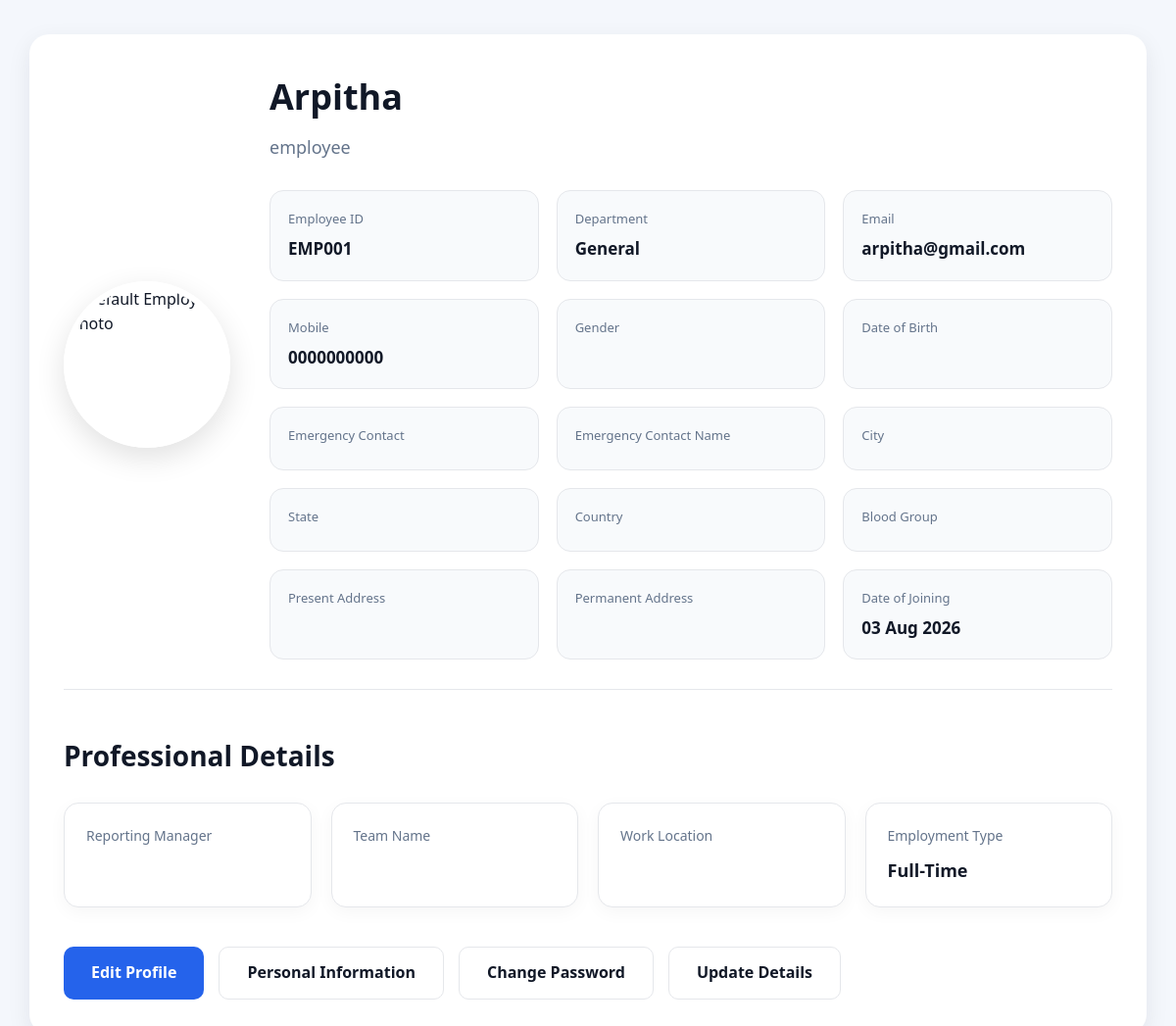
Screenshot of /employee/profile/ (signed in) with the database file from the repository.
### employees/models.py (models this page shows, shortened)
class Employee(models.Model):
    ROLE_CHOICES = [
        ("Admin", "Admin"),
        ("Manager", "Manager"),
        ("HR", "HR"),
        ("Team Lead", "Team Lead"),
        ("Employee", "Employee"),
    ]
    GENDER_CHOICES = [
        ("Male", "Male"),
        ("Female", "Female"),
        ("Other", "Other"),
        ("Prefer not to say", "Prefer not to say"),
    ]
    EMPLOYMENT_TYPE_CHOICES = [
        ("Full-Time", "Full-Time"),
        ("Part-Time", "Part-Time"),
        ("Contract", "Contract"),
        ("Intern", "Intern"),
    ]
    user = models.OneToOneField(
        User,
        on_delete=models.CASCADE
    )
    employee_id = models.CharField(
        max_length=20,
        unique=True
    )
    department = models.CharField(
        max_length=100
    )
    designation = models.CharField(
        max_length=100
    )
    role = models.CharField(
        max_length=20,
        choices=ROLE_CHOICES,
        default="Employee"
    )
    phone = models.CharField(
        max_length=15
    )
    joining_date = models.DateField()
    profile_image = models.ImageField(
        upload_to="employees/",
        blank=True,
        null=True
    )
    dob = models.DateField(
        blank=True,
        null=True
    )
    gender = models.CharField(
        max_length=30,
        choices=GENDER_CHOICES,
        blank=True
    )
    blood_group = models.CharField(
        max_length=5,
        blank=True
    )
    present_address = models.TextField(
        blank=True
    )
    permanent_address = models.TextField(
        blank=True
    )
    city = models.CharField(
        max_length=100,
        blank=True
    )
    state = models.CharField(
        max_length=100,
        blank=True
    )
    country = models.CharField(
        max_length=100,
        blank=True
    )
    emergency_contact_name = models.CharField(
        max_length=100,
        blank=True
    )
    emergency_contact = models.CharField(
        max_length=15,
        blank=True
    )
    reporting_manager = models.CharField(
        max_length=100,
        blank=True
    )
    team_name = models.CharField(
        max_length=100,
        blank=True
    )
    work_location = models.CharField(
        max_length=100,
        blank=True
    )
    employment_type = models.CharField(
        max_length=30,
        choices=EMPLOYMENT_TYPE_CHOICES,
        default="Full-Time"
    )
    created_at = models.DateTimeField(
        auto_now_add=True
    )
    updated_at = models.DateTimeField(
        auto_now=True
    )

### employees/views.py (the view)
# urls.py: path("profile/", views.employees_profile, name="employees_profile"),
@login_required(login_url="login")
def employees_profile(request):
    employee = Employee.objects.get(user=request.user)
    return render(
        request,
        "employees/profile.html",
        {
            "employee": employee
        }
    )

### employees/templates/employees/profile.html (shortened to what this page needs)
{% load static %}
<!DOCTYPE html>
<html lang="en">
<head>
  <link rel="stylesheet" href="{% static 'employees/css/style.css' %}">
</head>
<body>
<div class="profile-page">
<header class="profile-header">
  <div class="profile-image-wrap">
    {% if employee.profile_image %}
        <img src="{{ employee.profile_image.url }}"
             class="profile-image"
             alt="Employee Photo">
    {% else %}
        <img src="{% static 'employees/images/default.png' %}"
             class="profile-image"
             alt="Default Employee Photo">
    {% endif %}
  </div>
  <div class="profile-info-panel">
    <h1 class="profile-name">
      {{ employee.user.first_name }} {{ employee.user.last_name }}
    </h1>
    <p class="profile-role">
      {{ employee.designation }}
    </p>
    <div class="profile-details-grid">
      <div>
        <span>Employee ID</span>
        <strong>{{ employee.employee_id }}</strong>
      </div>
      <div>
        <span>Department</span>
        <strong>{{ employee.department }}</strong>
      </div>
      <div>
        <span>Email</span>
        <strong>{{ employee.user.email }}</strong>
      </div>
      <div>
        <span>Mobile</span>
        <strong>{{ employee.phone }}</strong>
      </div>
      <div>
        <span>Gender</span>
      </div>
      <div>
        <span>Date of Birth</span>
      </div>
      <div>
        <span>Emergency Contact</span>
      </div>
      <div>
        <span>Emergency Contact Name</span>
      </div>
      <div>
        <span>City</span>
      </div>
      <div>
        <span>State</span>
      </div>
      <div>
        <span>Country</span>
      </div>
      <div>
        <span>Blood Group</span>
      </div>
      <div>
        <span>Present Address</span>
      </div>
      <div>
        <span>Permanent Address</span>
      </div>
      <div>
        <span>Date of Joining</span>
        <strong>{{ employee.joining_date|date:"d M Y" }}</strong>
      </div>
    </div>
  </div>
</header>
<section class="professional-details">
<h2>Professional Details</h2>
<div class="details-grid">
  <div class="detail-card">
    <p>Reporting Manager</p>
  </div>
  <div class="detail-card">
    <p>Team Name</p>
  </div>
  <div class="detail-card">
    <p>Work Location</p>
  </div>
  <div class="detail-card">
    <p>Employment Type</p>
    <strong>{{ employee.employment_type }}</strong>
  </div>
</div>
</section>
<section class="action-buttons">
<a class="btn btn-primary" href="{% url 'edit_profile' %}">
  Edit Profile
</a>
<a class="btn btn-secondary" href="{% url 'personal_info' %}">
  Personal Information
</a>
<a class="btn btn-secondary" href="{% url 'change_password' %}">
  Change Password
</a>
<a class="btn btn-secondary" href="{% url 'update_details' %}">
  Update Details
</a>
</section>
</div>
</body>
</html>

### employees/static/employees/css/style.css (style rules this page uses)
:root { --primary:#2563eb; --primary-dark:#1d4ed8; --secondary:#64748b; --bg:#f4f7fc; --card:#ffffff; --border:#e5e7eb; --text:#111827; --muted:#6b7280; --success:#16a34a; --danger:#dc2626; --radius:18px; --shadow: 0 8px 24px rgba(15,23,42,.08); --transition:.3s ease; }
* { margin:0; padding:0; box-sizing:border-box; }
body { background:var(--bg); font-family:Segoe UI,Roboto,sans-serif; color:var(--text); line-height:1.6; }
.profile-page { width:95%; max-width:1250px; margin:35px auto; background:var(--card); border-radius:20px; box-shadow:var(--shadow); padding:35px; }
.profile-header { display:flex; align-items:center; gap:40px; flex-wrap:wrap; padding-bottom:30px; border-bottom:1px solid var(--border); }
.profile-image-wrap { width:170px; height:170px; border-radius:50%; overflow:hidden; border:6px solid #fff; box-shadow:0 10px 30px rgba(0,0,0,.12); flex-shrink:0; }
.profile-image { width:100%; height:100%; object-fit:cover; }
.profile-info-panel { flex:1; }
.profile-name { font-size:36px; font-weight:700; margin-bottom:8px; }
.profile-role { color:var(--secondary); font-size:18px; margin-bottom:30px; }
.profile-details-grid { display:grid; grid-template-columns:repeat(auto-fit,minmax(260px,1fr)); gap:18px; }
.profile-details-grid div { background:#f8fafc; border:1px solid var(--border); border-radius:14px; padding:18px; transition:.3s; }
.profile-details-grid span { display:block; color:var(--secondary); font-size:13px; margin-bottom:6px; }
.profile-details-grid strong { font-size:17px; color:var(--text); }
.professional-details { margin-top:45px; }
.professional-details h2 { font-size:28px; margin-bottom:25px; }
.details-grid { display:grid; grid-template-columns:repeat(auto-fit,minmax(240px,1fr)); gap:20px; }
.detail-card { background:white; border:1px solid var(--border); border-radius:15px; padding:22px; transition:.3s; box-shadow:0 5px 18px rgba(0,0,0,.04); }
.detail-card p { color:var(--secondary); margin-bottom:10px; font-size:14px; }
.detail-card strong { font-size:18px; }
.action-buttons { margin-top:40px; display:flex; gap:15px; flex-wrap:wrap; }
.btn { padding:13px 28px; border-radius:10px; text-decoration:none; font-weight:600; transition:var(--transition); display:inline-flex; align-items:center; justify-content:center; cursor:pointer; }
.btn-primary { background:var(--primary); color:white; }
.btn-secondary { background:white; border:1px solid var(--border); color:var(--text); }

### rows the page displays
Employee: user.first_name "Arpitha", designation "employee", employee_id "EMP001", department "General", user.email "arpitha@gmail.com", phone "0000000000", joining_date "03 Aug 2026", employment_type "Full-Time"
